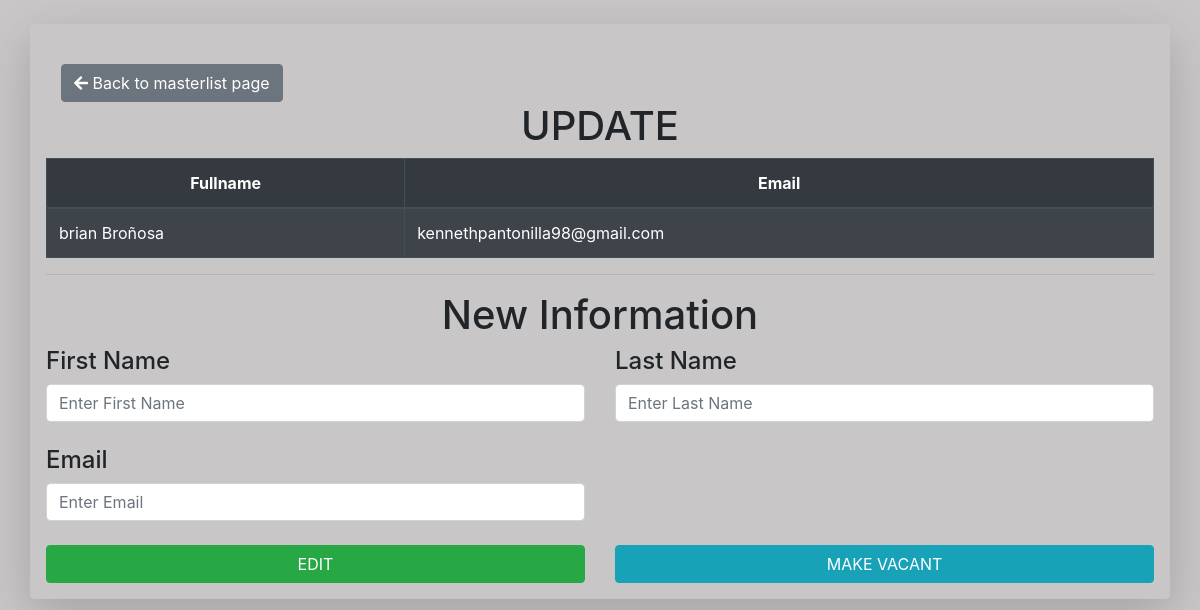
/Update.php?id=18, run on an earlier commit of the app's database.
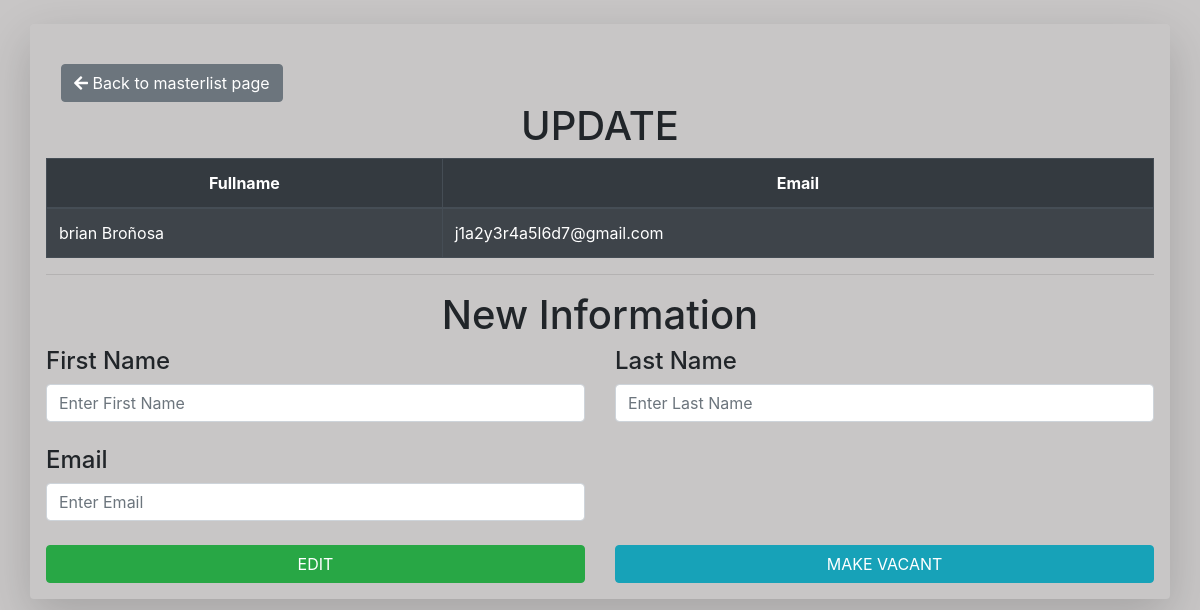
And on a later commit of the database.
### tables this page shows
CREATE TABLE `records` (
  `ID` int(11) NOT NULL AUTO_INCREMENT,
  `Firstname` varchar(100) NOT NULL,
  `Lastname` varchar(100) NOT NULL,
  `Block` int(10) NOT NULL,
  `Lot` int(10) NOT NULL,
  `email` varchar(100) NOT NULL,
  `LatestPayment` varchar(100) DEFAULT NULL,
  `Year` year(4) DEFAULT NULL,
  `Amount` int(100) DEFAULT NULL,
  `link` varchar(1000) DEFAULT NULL,
  `stat` int(11) DEFAULT 1,
  PRIMARY KEY (`ID`)
);

### Update.php (the view, shortened to what this page needs)
<?php
	$id=$_GET['id'];
?>
<!DOCTYPE html>
<html>
<head>
	<link rel="stylesheet" href="https://cdnjs.cloudflare.com/ajax/libs/twitter-bootstrap/4.5.2/css/bootstrap.css">
	<link rel="stylesheet" href="https://cdn.datatables.net/1.11.5/css/dataTables.bootstrap4.min.css">
	<link rel="stylesheet" href="https://cdn.datatables.net/responsive/2.2.9/css/responsive.bootstrap4.min.css">
    <link rel="stylesheet" href="https://cdnjs.cloudflare.com/ajax/libs/font-awesome/5.15.3/css/all.min.css">
</head>
<br>
<body style="background-color: #C8C6C6">
	<div class="container shadow-lg p-3 mb-5 bg-body rounded">&nbsp
            <div class="container mt-6">
            <a href="dashboard.php" class="btn btn-secondary">
                <i class="fa fa-arrow-left"></i> Back to masterlist page
            </a>
            </div>
        <center><H1>UPDATE</H1></center>
        <table id="example" class="table table-dark table-striped table-bordered dt-responsive nowrap" style="width:100%">
            <thead class="thead-dark" style="text-align: center">
                <tr>
                    <th>Fullname</th>
                    <th>Email</th>
                </tr>
            </thead>
            <?php
                $servername = "localhost";
				$username = "root";
				$password = "";
				$dbname = "masterlist";
                $conn = new mysqli($servername, $username, $password, $dbname);
                $sql = "SELECT * FROM records WHERE ID = $id";
                $result = $conn->query($sql);
                if ($result->num_rows > 0)
                {
                    while($row = $result->fetch_assoc())
                    {
                        echo "<tr>";
                        echo "<td>" . $row["Firstname"] ." ". $row["Lastname"]. "</td>";
						echo "<td>" . $row["email"] ."</td>";
                        echo "</tr>";
                    }
                }
            ?>
        </table>
        <hr>
        <center><H1>New Information</H1></center>
        <div>
            <form name="Control" method="post" action="UpdateSub.php?id=<?php echo $id; ?>">
                 <div class="row">
                    <div class="col">
                        <h4>First Name</h4>
                        <input type="text" name="firstName" placeholder="Enter First Name" class="form-control">
                        <br>
                        <h4>Email</h4>
                        <input type="email" name="email" placeholder="Enter Email" required="" class="form-control">
                    </div>
                    <div class="col">
                        <h4>Last Name</h4>
                        <input type="text" name="lastName" placeholder="Enter Last Name" class="form-control">
                        <br>
                    </div>
                </div>
                <div class="row justify-content-center">
                    <div class="col-lg-6 text-center">
                        <input type="submit" name="EDIT" class="btn  btn-block btn-success mt-4" value="EDIT">
                    </div>
                <div class="col-lg-6 text-center">
                        <?php echo "<a href='delete.php?id=".$id."' class='btn btn-info btn-block mt-4'>MAKE VACANT</a>"; ?>
                </div>
                </div>
            </form>
	   </div>
</body>
</html>

What changed in the data, as far as the page shows it:
changed records "brian": email "kennethpantonilla98@gmail.com" → "j1a2y3r4a5l6d7@gmail.com"
